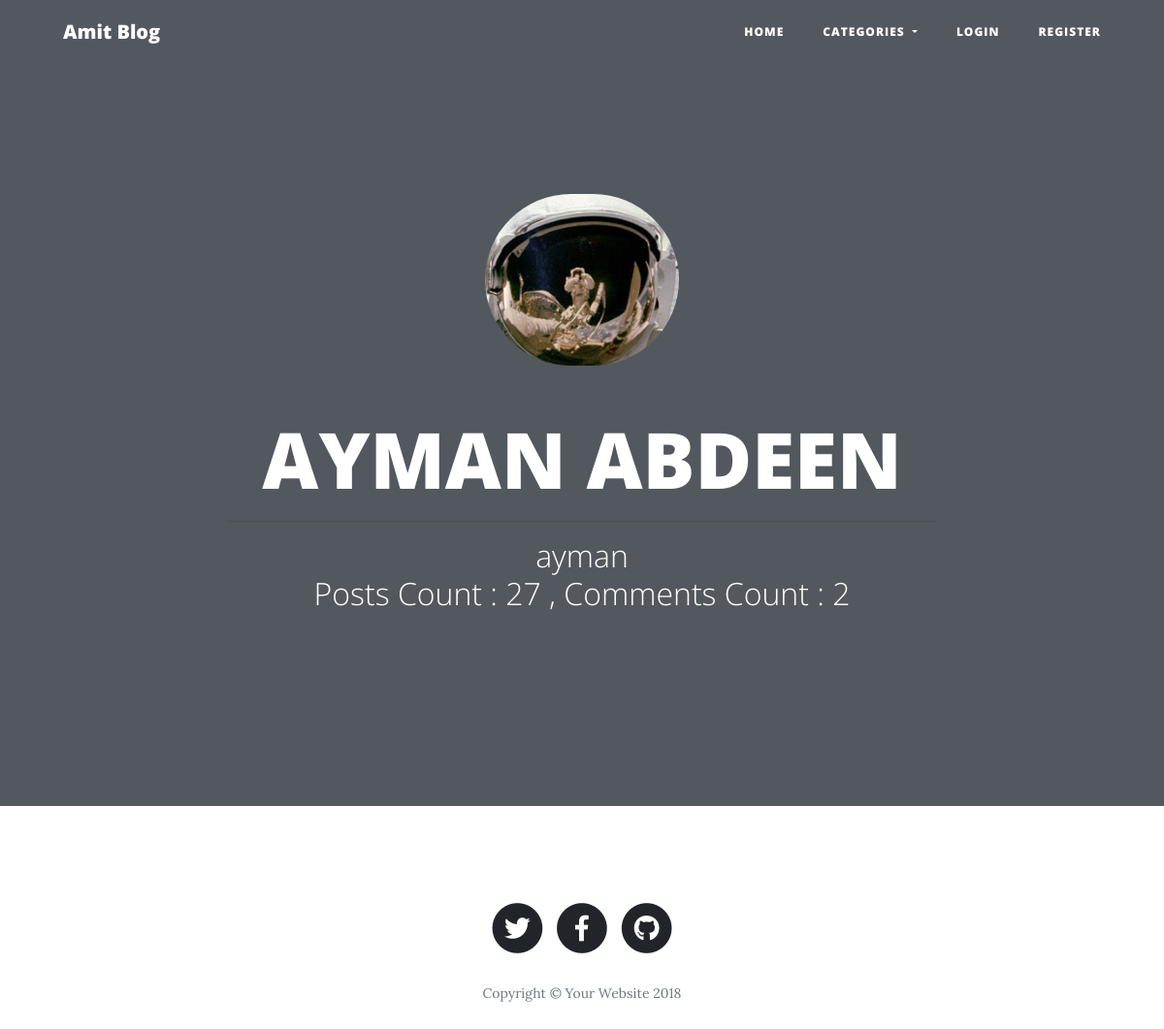
/pages/author.php?id=2, run on the app's committed database.
### tables this page shows
CREATE TABLE IF NOT EXISTS `users` (
  `id` int(10) UNSIGNED NOT NULL AUTO_INCREMENT,
  `username` varchar(255) NOT NULL,
  `password` varchar(255) NOT NULL,
  `name` varchar(255) NOT NULL,
  `picture` varchar(255) NOT NULL,
  `is_author` tinyint(1) NOT NULL DEFAULT '0',
  `is_admin` tinyint(1) NOT NULL DEFAULT '0',
  `is_active` tinyint(1) NOT NULL DEFAULT '1',
  PRIMARY KEY (`id`),
  UNIQUE KEY `username` (`username`)
);

### helper/config.php (called while the page is built, shortened)
<?php
$base_url = 'http://localhost/amit_blog';

### helper/database.php (called while the page is built, shortened)
<?php
function getRow($q){
    $con = mysqli_connect("localhost","blog_user","blog_user123","amit_blog");
    mysqli_set_charset($con,"utf8");
    $query = mysqli_query($con,$q);
    $row=mysqli_fetch_array($query);
    return $row;
}

### helper/users.php (called while the page is built, shortened)
<?php
require_once($base_dir.'helper/database.php');
require_once($base_dir.'helper/config.php');
function getAuthor($id){
    $query="
        SELECT UserName,Name,picture from users where id=$id and is_active=1 and is_author=1;
    ";
    return getRow($query);
}
function getCountPosts($id){
    $query="
    SELECT COUNT(0) FROM posts WHERE is_active=1 AND user_id=$id;
    ";
    return getRow($query);
}
function getCountComments($id){
    $query="
    SELECT COUNT(0) FROM comments inner JOIN posts on posts.id=comments.post_id WHERE posts.is_active=1 and comments.user_id=$id;
    ";
    return getRow($query);
}
?>

### pages/author.php (the view, shortened to what this page needs)
<?php
require_once('../helper/config.php');
require_once('../helper/users.php');
if(isset($_GET['id'])){
    $id=$_GET['id'];
    $auther = getAuthor($id);
}
else{
    header("Location: $base_url/index.php");
    die();
}
$CountComments = getCountComments($id);
$CountPosts = getCountPosts($id);
require_once($base_dir.'layouts/header.php');
?>
<link rel="stylesheet" href="<?php echo $base_url?>/css/style.css" type="text/css" />
 <header class="masthead">
      <div class="overlay"></div>
      <div class="container">
        <div class="row">
          <div class="col-lg-8 col-md-10 mx-auto">
            <div class="site-heading">
            <img class="img-fluid mb-5 " style="border-radius:100px;max-width:200px;max-height:200px" src="../<?php echo $auther['picture'];?>" alt="">
            <h1 class="text-uppercase "><?php echo $auther['Name'];?></h1>
            <hr >
            <h2 class="font-weight-light mb-0"><?php echo $auther['UserName'];?></h2>
            <h2 class="font-weight-light mb-0">Posts Count : <?php echo $CountPosts['0'];?> , Comments Count : <?php echo $CountComments['0'];?></h2>
            </div>
          </div>
        </div>
      </div>
    </header>
<?php
require_once($base_dir.'layouts/footer.php');
?>

### data on the page
users: picture (picture), name "AYMAN ABDEEN", username "ayman"

### other printed values
$CountPosts['0'] "27"
$CountComments['0'] "2"
